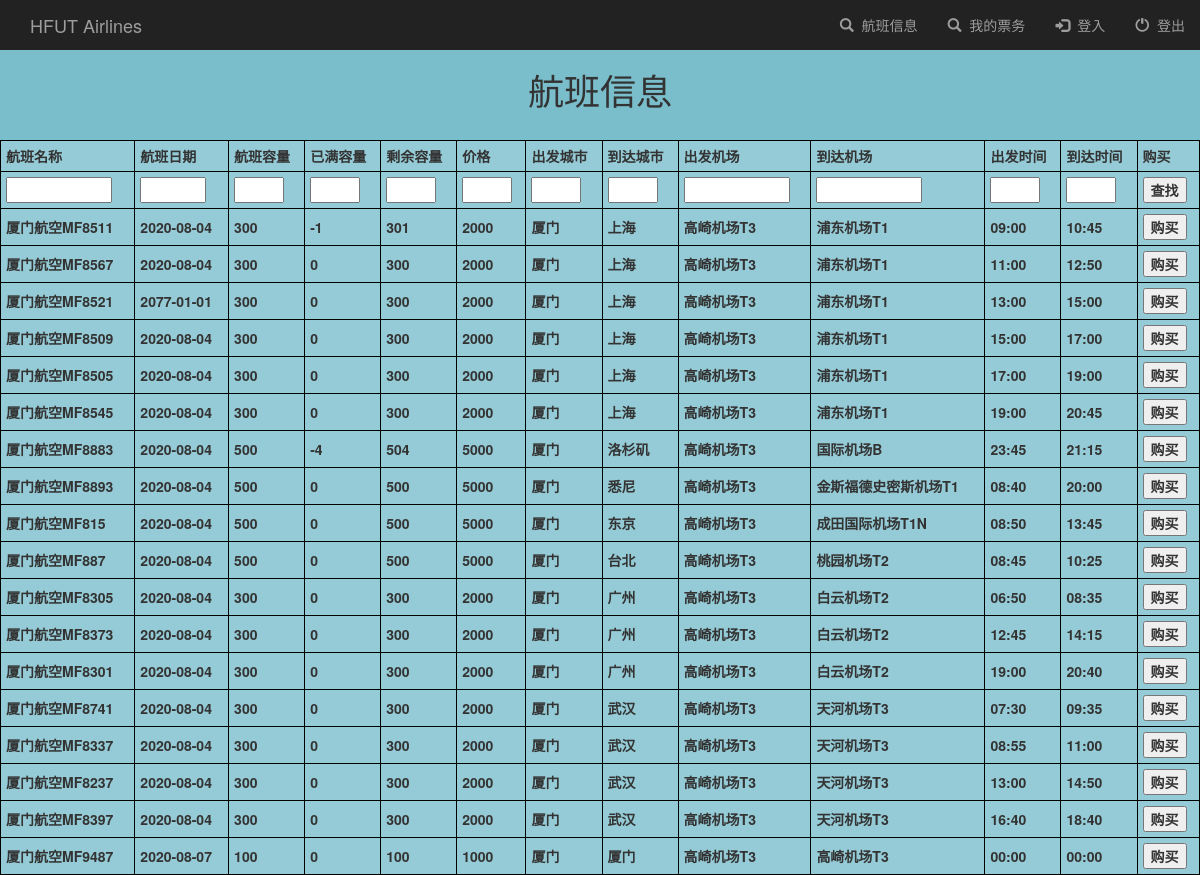
Page /ticketInfo/ on the earlier database version.
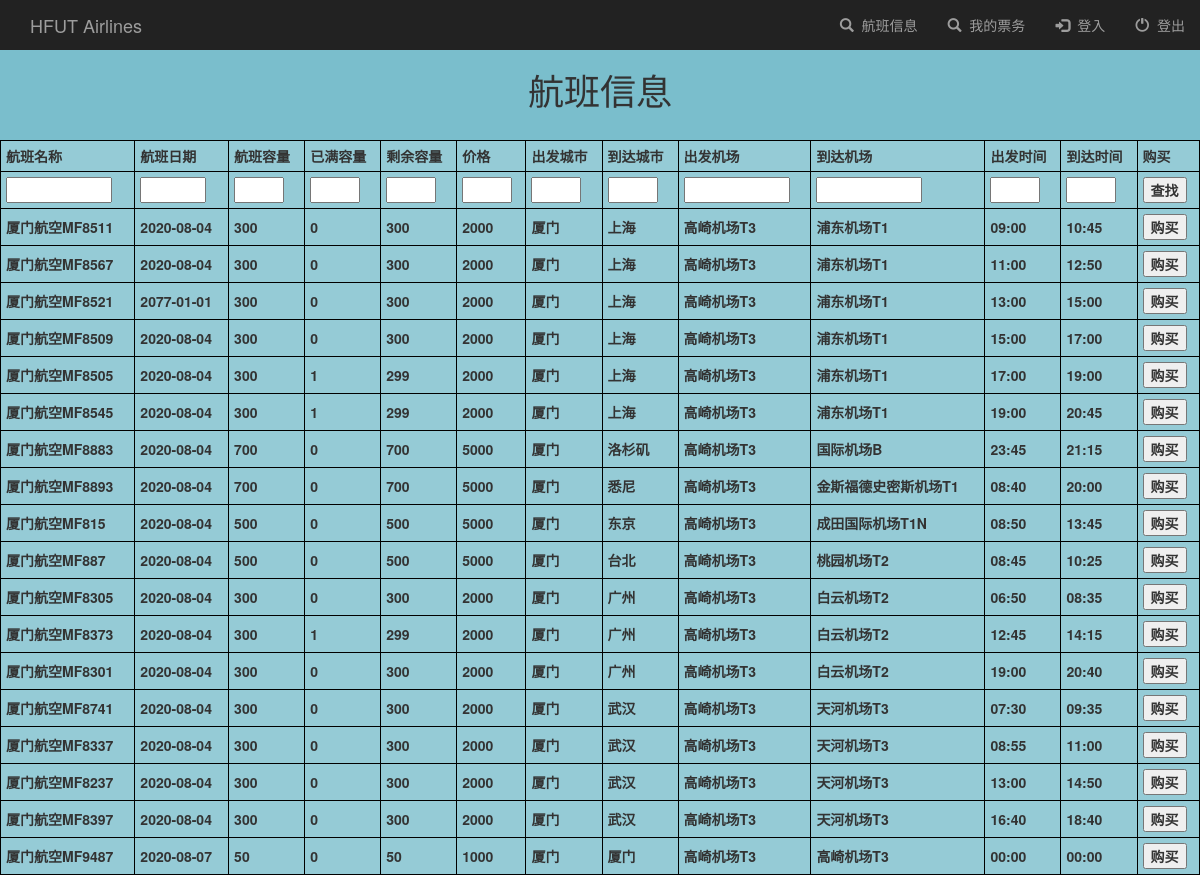
Same page on the later database version.
### TicketApp/models.py (models this page shows)
class TicketItem(models.Model):
    flight_name = models.TextField()
    flight_date = models.TextField()
    flight_capacity = models.IntegerField()
    flight_booked_seats = models.IntegerField()
    flight_remained_seats = models.IntegerField()
    flight_price = models.TextField()
    depart_city = models.TextField()
    arrive_city = models.TextField()
    depart_airport = models.TextField()
    arrive_airport = models.TextField()
    depart_time = models.TextField()
    arrive_time = models.TextField()

### TicketApp/views.py (the view)
# urls.py: path('ticketInfo/', ticket_info, name='ticketInfo'),
def ticket_info(request):
    all_ticket_items = TicketItem.objects.all()
    return render(request, 'TicketInfo.html', {'all_items': all_ticket_items})

### TicketApp/templates/TicketInfo.html (shortened to what this page needs)
<!DOCTYPE html>
{% include 'navbar.html' %}
<html lang="en">
<head>
</head>
<body>
<h1 align="center">航班信息</h1>
<table style="width:100%">
    <tr>
        <th>航班名称</th>
        <th>航班日期</th>
        <th>航班容量</th>
        <th>已满容量</th>
        <th>剩余容量</th>
        <th>价格</th>
        <th>出发城市</th>
        <th>到达城市</th>
        <th>出发机场</th>
        <th>到达机场</th>
        <th>出发时间</th>
        <th>到达时间</th>
        <th>购买</th>
    </tr>
    <tr>
    <form action="/searchTicket/" method="post">{% csrf_token %}
        <label>
            <th><input name="search_flight_name" size="10"></th>
            <th><input name="search_flight_date" size="5"></th>
            <th><input name="search_flight_capacity" size="3"></th>
            <th><input name="search_flight_booked_seats" size="3"></th>
            <th><input name="search_flight_remained_seats" size="3"></th>
            <th><input name="search_flight_price" size="3"></th>
            <th><input name="search_depart_city" size="3"></th>
            <th><input name="search_arrive_city" size="3"></th>
            <th><input name="search_depart_airport" size="10"></th>
            <th><input name="search_arrive_airport" size="10"></th>
            <th><input name="search_depart_time" size="3"></th>
            <th><input name="search_arrive_time" size="3"></th>
            <th colspan="2"><input type="submit" value="查找"/></th>
        </label>
    </form>
    </tr>
    {% for ticketInfo_item in all_items %}
    <tr>
        <th>{{ ticketInfo_item.flight_name }}</th>
        <th>{{ ticketInfo_item.flight_date }}</th>
        <th>{{ ticketInfo_item.flight_capacity }}</th>
        <th>{{ ticketInfo_item.flight_booked_seats }}</th>
        <th>{{ ticketInfo_item.flight_remained_seats }}</th>
        <th>{{ ticketInfo_item.flight_price }}</th>
        <th>{{ ticketInfo_item.depart_city }}</th>
        <th>{{ ticketInfo_item.arrive_city }}</th>
        <th>{{ ticketInfo_item.depart_airport }}</th>
        <th>{{ ticketInfo_item.arrive_airport }}</th>
        <th>{{ ticketInfo_item.depart_time }}</th>
        <th>{{ ticketInfo_item.arrive_time }}</th>
        <form action="/bookTicket/{{ticketInfo_item.id}}" method="post">{% csrf_token %}
            <th><input type="submit" value="购买"></th>
        </form>
    </tr>
    {% endfor %}
</table>
</body>
</html>

### templates/navbar.html
{% load static %}
<head>
    <link rel="stylesheet" href="https://maxcdn.bootstrapcdn.com/bootstrap/3.3.6/css/bootstrap.min.css">
</head>
<nav class="nav navbar-inverse">
    <div class="container-fluid">
        <div class="navbar-header">
            <a class="navbar-brand" href="{% url 'ticketInfo' %}">HFUT Airlines</a>
        </div>
        <ul class="nav navbar-nav navbar-right">
            <li>
                <a href="{% url 'ticketInfo' %}">
                    <span class="glyphicon glyphicon-search" aria-hidden="true"></span>&nbsp; 航班信息
                </a>
            </li>
            <li>
                <a href="{% url 'myTicketInfo' %}">
                    <span class="glyphicon glyphicon-search" aria-hidden="true"></span>&nbsp; 我的票务
                </a>
            </li>
            <li>
                {% block login_display %}
                <a href="{% url 'login' %}">
                    <span class="glyphicon glyphicon-log-in" aria-hidden="true"></span>&nbsp; 登入
                </a>
                {% endblock %}
            </li>
            <li>
                <a href="{% url 'logout' %}">
                    <span class="glyphicon glyphicon-off" aria-hidden="true"></span>&nbsp; 登出
                </a>
            </li>
        </ul>
  </div>
</nav>

### TicketApp/templates/TicketInfo.html (style rules this page uses)
body { margin: 0; padding: 0; height: 100%; background: #7abecc !important; }
table { background-color: rgba(255,255,255,0.2); }
table, th, td { border: 1px solid black; border-collapse: collapse; }
th, td { padding: 5px; text-align: left; }

Differences in the rows shown:
changed TicketItem "厦门航空MF8511": flight_booked_seats "-1" → "0"; flight_remained_seats "301" → "300"
changed TicketItem "厦门航空MF8505": flight_booked_seats "0" → "1"; flight_remained_seats "300" → "299"
changed TicketItem "厦门航空MF8545": flight_booked_seats "0" → "1"; flight_remained_seats "300" → "299"
changed TicketItem "厦门航空MF8883": flight_capacity "500" → "700"; flight_booked_seats "-4" → "0"; flight_remained_seats "504" → "700"
changed TicketItem "厦门航空MF8893": flight_capacity "500" → "700"; flight_remained_seats "500" → "700"
changed TicketItem "厦门航空MF8373": flight_booked_seats "0" → "1"; flight_remained_seats "300" → "299"
changed TicketItem "厦门航空MF9487": flight_capacity "100" → "50"; flight_remained_seats "100" → "50"
